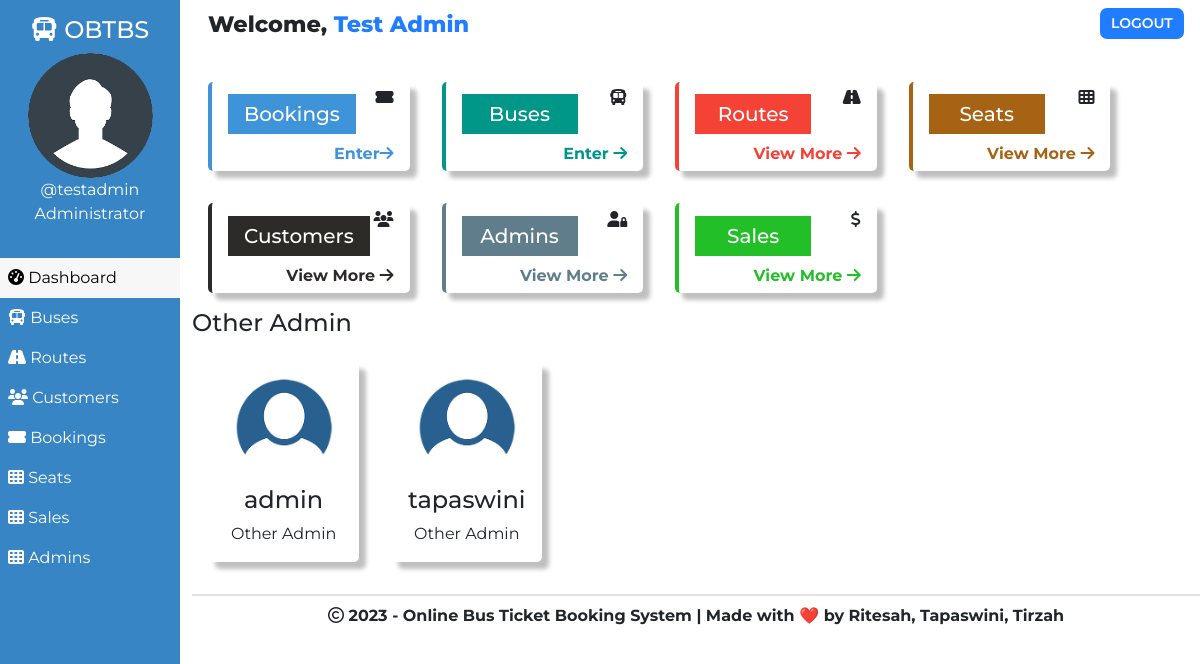
/admin/dashboard.php (signed in), run on the app's committed database.
### tables this page shows
CREATE TABLE `users` (
  `user_id` int(11) NOT NULL,
  `user_fullname` varchar(100) NOT NULL,
  `user_name` varchar(30) NOT NULL,
  `user_password` varchar(255) NOT NULL,
  `user_created` datetime NOT NULL DEFAULT CURRENT_TIMESTAMP
);

### assets/partials/_getJSON.php (called while the page is built, shortened)
 <?php
    require_once '_functions.php';
    $adminSql = "SELECT * from users";
    $resultAdminSql = mysqli_query($conn, $adminSql);
    $arr = array();
    while($row = mysqli_fetch_assoc($resultAdminSql))
        $arr[] = $row;
    $adminJson = json_encode($arr);
?>

### admin/dashboard.php (the view, shortened to what this page needs)
<!DOCTYPE html>
<html lang="en">
<head>
    <link href="https://cdn.jsdelivr.net/npm/bootstrap@5.0.1/dist/css/bootstrap.min.css" rel="stylesheet">
    <?php
        $page="dashboard";
    ?>
</head>
<body>
    <?php require '../assets/partials/_admin-header.php';
        require '../assets/partials/_getJSON.php';
    $adminData = json_decode($adminJson);
    ?>
            <section id="dashboard">
                <div id="status">
                    <div id="Booking" class="info-box status-item">
                        <div class="heading">
                            <h5>Bookings</h5>
                            <div class="info">
                                <i class="fas fa-ticket-alt"></i>
                            </div>
                        </div>
                        <a href="./booking.php">Enter<i class="fas fa-arrow-right"></i></a>
                    </div>
                    <div id="Bus" class="info-box status-item">
                        <div class="heading">
                            <h5>Buses</h5>
                            <div class="info">
                                <i class="fas fa-bus"></i>
                            </div>
                        </div>
                        <a href="./bus.php">Enter <i class="fas fa-arrow-right"></i></a>
                    </div>
                    <div id="Route" class="info-box status-item">
                        <div class="heading">
                            <h5>Routes</h5>
                            <div class="info">
                                <i class="fas fa-road"></i>
                            </div>
                        </div>
                        <a href="./route.php">View More <i class="fas fa-arrow-right"></i></a>
                    </div>
                    <div id="Seat" class="info-box status-item">
                        <div class="heading">
                            <h5>Seats</h5>
                            <div class="info">
                                <i class="fas fa-th"></i>
                            </div>
                        </div>
                        <a href="./seat.php">View More <i class="fas fa-arrow-right"></i></a>
                    </div>
                </div>
                <div id="user">
                    <div id="Customer" class="info-box user-item">
                        <div class="heading">
                            <h5>Customers</h5>
                            <div class="info">
                                <i class="fas fa-users"></i>
                            </div>
                        </div>
                     <a href="./customer.php">View More <i class="fas fa-arrow-right"></i></a>
                    </div>
                    <div id="Admin" class="info-box user-item">
                        <div class="heading">
                            <h5>Admins</h5>
                            <div class="info">
                                <i class="fas fa-user-lock"></i>
                            </div>
                        </div>
                  <a href="./admin.php">View More <i class="fas fa-arrow-right"></i></a>
                    </div>
                    <div id="Earning" class="info-box user-item">
                        <div class="heading">
                            <h5>Sales</h5>
                            <div class="info">
                                <i class="fas fa-dollar-sign"></i>
                            </div>
                        </div>
                        <a href="./sales.php">View More <i class="fas fa-arrow-right"></i></a>
                    </div>
                </div>
                <h4>Other Admin</h4>
                <div id="admin">
                    <?php
                        foreach($adminData as $admin)
                        {
                            $adminArr = get_object_vars($admin);
                            if($adminArr["user_id"] == $user_id)
                                continue;
                            $username = $adminArr["user_name"];
                        ?>
                            <div class="info-box admin-item">
                                <img src="../assets/img/user-profile-min.png" height="100px" alt="Profile Pic">
                                <h4><?php echo $username; ?></h4>
                                <p class="bio">Other Admin</p>
                            </div>
                        <?php
                        }
                    ?>
                </div>
            </section>
                <footer>
                    <p>
                        <i class="far fa-copyright"></i> <?php echo date('Y');?> - Online Bus Ticket Booking System | Made with &#10084;&#65039; by Ritesah, Tapaswini, Tirzah
                        </p>
                </footer>
        </div>
    </main>
</body>
</html>

### assets/partials/_admin-header.php (shortened to what this page needs)
<?php
    $conn = db_connect();
    $user_id = $_SESSION['user_id'];
    $sql = "SELECT * FROM users WHERE user_id = $user_id";
    $result = mysqli_query($conn, $sql);
    if($row = mysqli_fetch_assoc($result))
    {
        $user_fullname = $row["user_fullname"];
        $user_name = $row["user_name"];
    }
?>
    <main id="container">
        <div id="sidebar">
            <h4><i class="fas fa-bus"></i> OBTBS</h4>
            <div>
                <img class="adminDp" src="../assets/img/userav-min.png" height="125px" alt="Admin Profile Pic">
                <p>
                    <?php  echo '@'.$user_name;  ?>
                </p>
                <p>Administrator</p>
            </div>
            <ul id="options">
                <li class="option <?php if($page=='dashboard'){ echo 'active';}?>">
                    <a href="./dashboard.php">
                    <i class="fas fa-tachometer-alt"></i> Dashboard
                    </a>
                </li>
                <li class="option <?php if($page=='bus'){ echo 'active';}?>">
                    <a href="./bus.php">
                    <i class="fas fa-bus"></i> Buses
                    </a>
                </li>
                <li class="option <?php if($page=='route'){ echo 'active';}?>">
                    <a href="./route.php">
                    <i class="fas fa-road"></i> Routes
                    </a>
                </li>
                <li class="option <?php if($page=='customer'){ echo 'active';}?>">
                    <a href="./customer.php">
                    <i class="fas fa-users"></i> Customers
                    </a>
                </li>
                <li class="option <?php if($page=='booking'){ echo 'active';}?>">
                    <a href="./booking.php">
                    <i class="fas fa-ticket-alt"></i> Bookings
                    </a>
                </li>
                <li class="option <?php if($page=='seat'){ echo 'active';}?>">
                    <a href="./seat.php">
                    <i class="fas fa-th"></i> Seats
                    </a>
                </li>
<li class="option <?php if($page=='seat'){ echo 'active';}?>">
    <a href="./sales.php">
    <i class="fas fa-th"></i> Sales
    </a>
</li>
<li class="option <?php if($page=='seat'){ echo 'active';}?>">
    <a href="./admin.php">
    <i class="fas fa-th"></i> Admins
    </a>
</li>
            </ul>
        </div>
        <div id="main-content">
            <section id="welcome">
                <ul>
                    <li class="welcome-item">Welcome,
                        <span id="USER">
                            <?php
                                echo $user_fullname;
                            ?>
                        </span>
                    </li>
                    <li class="welcome-item">
                        <button id="logout" class="btn-sm">
                            <a href="../assets/partials/_logout.php">LOGOUT</a>
                        </button>
                    </li>
                </ul>
            </section>

### assets/styles/admin.php (style rules this page uses)
body { margin: 0; box-sizing: border-box; font-family: 'Montserrat', sans-serif; background-color: white; }
html { scroll-behavior: smooth; }
*, *::after, *::before { box-sizing: inherit; }
#USER { color: #207DFF; }
.adminDp { border-radius: 50%; }
#welcome { background-color: white; }
#welcome ul { display: flex; justify-content: space-between; list-style-type: none; padding: 0; margin: 0; }
#welcome li { margin: 0 1rem; padding: 0.5rem 0; }
#welcome li:first-child { font-weight: 800; font-size: 1.4rem; }
#logout { padding: 0.3rem 0.7rem; background-color: #207DFF; font-weight: 600; outline: none; border: none; border-radius: 7px; }
#logout a { color: white; text-decoration: none; }
footer { border-top: 2px solid #e2e2e2; padding: 0.5rem 0; text-align: center; font-weight: bold; }
footer p { margin: 0; }
@media only screen and (min-width:1000px) { #sidebar { text-align: center; background-color: #3885c5; color: white; width: 15%; position: fixed; top: 0%; padding-top: 1rem; z-index: 2; height: 100vh; } }
@media only screen and (min-width:1000px) { #sidebar p { margin: 0; } }
@media only screen and (min-width:1000px) { #sidebar ul { margin-top: 2rem; } }
@media only screen and (min-width:1000px) { #options { list-style-type: none; text-align: left; padding-left: 0; } }
@media only screen and (min-width:1000px) { .option a { display: block; padding: 0.5rem; text-decoration: none; color: inherit; } }
@media only screen and (min-width:1000px) { .active { background-color:#f7f7f7; color:black; } }
@media only screen and (min-width:1000px) { #main-content { margin-left: 16%; } }
@media only screen and (min-width:1000px) { .info-box { flex-basis: 20%; } }

### assets/styles/dashboard.php (style rules this page uses)
#status, #user, #admin { display: flex; flex-wrap: wrap; }
.info-box { padding: 0.3rem 1rem; border-left: 4px solid; margin: 1rem; flex-basis: 45%; border-radius: 5px; box-shadow: 7px 7px 4px rgba(0, 0, 0, 0.25); background-color: white; }
.heading { display: flex; justify-content: space-between; }
.heading h5 { color: white; text-align: center; padding: 0.5rem 1rem; flex-basis: 70%; border-radius: 0px; margin: 0.5rem 0; }
.info-box p { margin: 0; }
.info-box a { display: block; text-align: right; text-decoration: none; font-weight: bold; }
#Booking { border-color: #3e93d9; }
#Booking h5 { background-color: #3e93d9; }
#Booking a { color: #3e93d9; }
#Earning { border-color: #23bf29; }
#Earning a { color: #23bf29; }
#Bus { border-color: #009688; }
#Bus h5 { background-color: #009688; }
#Bus a { color: #009688; }
#Route { border-color: #f44336; }
#Route h5 { background-color: #f44336; }
#Route a { color: #f44336; }
#Seat { border-color: #A66314; }
#Seat h5 { background-color: #A66314; }
#Seat a { color: #A66314; }
#Customer { border-color: #2D2B28; }
#Customer h5 { background-color: #2D2B28; }
#Customer a { color: #2D2B28; }
#Admin { border-color: #607d8b; }
#Admin h5 { background-color: #607d8b; }
#Earning h5 { background-color: #23bf29; }
#Admin a { color: #607d8b; }
#admin .info-box { text-align: center; padding: 1rem 0; border: none; }
#admin h4 { margin: 0.5rem 0; }
#admin img { border-radius: 50%; }
@media only screen and (min-width:1000px) { #main-content { flex-grow: 1; } }
@media only screen and (min-width:1000px) { .info-box { flex-basis: 20%; } }
@media only screen and (min-width:1000px) { #admin .info-box { flex-basis: 15%; } }

### data on the page
users: user_name "testadmin", user_fullname "Test Admin"
users: user_name "admin"
users: user_name "tapaswini"
